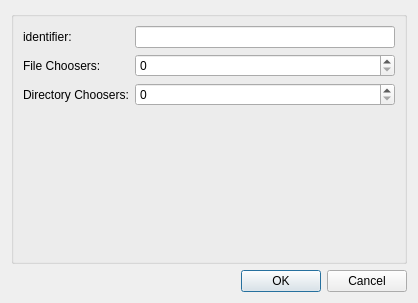
<?xml version="1.0" encoding="UTF-8"?>
<ui version="4.0">
 <class>ConfigureDialog</class>
 <widget class="QDialog" name="ConfigureDialog">
  <property name="geometry">
   <rect>
    <x>0</x>
    <y>0</y>
    <width>418</width>
    <height>303</height>
   </rect>
  </property>
  <property name="windowTitle">
   <string>ConfigureDialog</string>
  </property>
  <layout class="QGridLayout" name="gridLayout">
   <item row="0" column="0">
    <widget class="QGroupBox" name="configGroupBox">
     <property name="title">
      <string/>
     </property>
     <layout class="QGridLayout" name="gridLayout_2">
      <item row="2" column="0">
       <widget class="QLabel" name="label0_3">
        <property name="text">
         <string>Directory Choosers:</string>
        </property>
       </widget>
      </item>
      <item row="1" column="1">
       <widget class="QSpinBox" name="spinBoxFileChoosers">
        <property name="minimum">
         <number>0</number>
        </property>
        <property name="value">
         <number>0</number>
        </property>
       </widget>
      </item>
      <item row="0" column="0">
       <widget class="QLabel" name="label0">
        <property name="text">
         <string>identifier:  </string>
        </property>
       </widget>
      </item>
      <item row="0" column="1">
       <widget class="QLineEdit" name="lineEdit0"/>
      </item>
      <item row="2" column="1">
       <widget class="QSpinBox" name="spinBoxDirectoryChoosers">
        <property name="minimum">
         <number>0</number>
        </property>
       </widget>
      </item>
      <item row="1" column="0">
       <widget class="QLabel" name="label0_2">
        <property name="text">
         <string>File Choosers:</string>
        </property>
       </widget>
      </item>
      <item row="3" column="0">
       <spacer name="verticalSpacer">
        <property name="orientation">
         <enum>Qt::Vertical</enum>
        </property>
        <property name="sizeHint" stdset="0">
         <size>
          <width>20</width>
          <height>40</height>
         </size>
        </property>
       </spacer>
      </item>
     </layout>
    </widget>
   </item>
   <item row="1" column="0">
    <widget class="QDialogButtonBox" name="buttonBox">
     <property name="orientation">
      <enum>Qt::Horizontal</enum>
     </property>
     <property name="standardButtons">
      <set>QDialogButtonBox::Cancel|QDialogButtonBox::Ok</set>
     </property>
    </widget>
   </item>
  </layout>
 </widget>
 <resources/>
 <connections>
  <connection>
   <sender>buttonBox</sender>
   <signal>accepted()</signal>
   <receiver>ConfigureDialog</receiver>
   <slot>accept()</slot>
   <hints>
    <hint type="sourcelabel">
     <x>208</x>
     <y>284</y>
    </hint>
    <hint type="destinationlabel">
     <x>208</x>
     <y>151</y>
    </hint>
   </hints>
  </connection>
  <connection>
   <sender>ConfigureDialog</sender>
   <signal>rejected()</signal>
   <receiver>ConfigureDialog</receiver>
   <slot>reject()</slot>
   <hints>
    <hint type="sourcelabel">
     <x>208</x>
     <y>151</y>
    </hint>
    <hint type="destinationlabel">
     <x>208</x>
     <y>151</y>
    </hint>
   </hints>
  </connection>
 </connections>
</ui>
